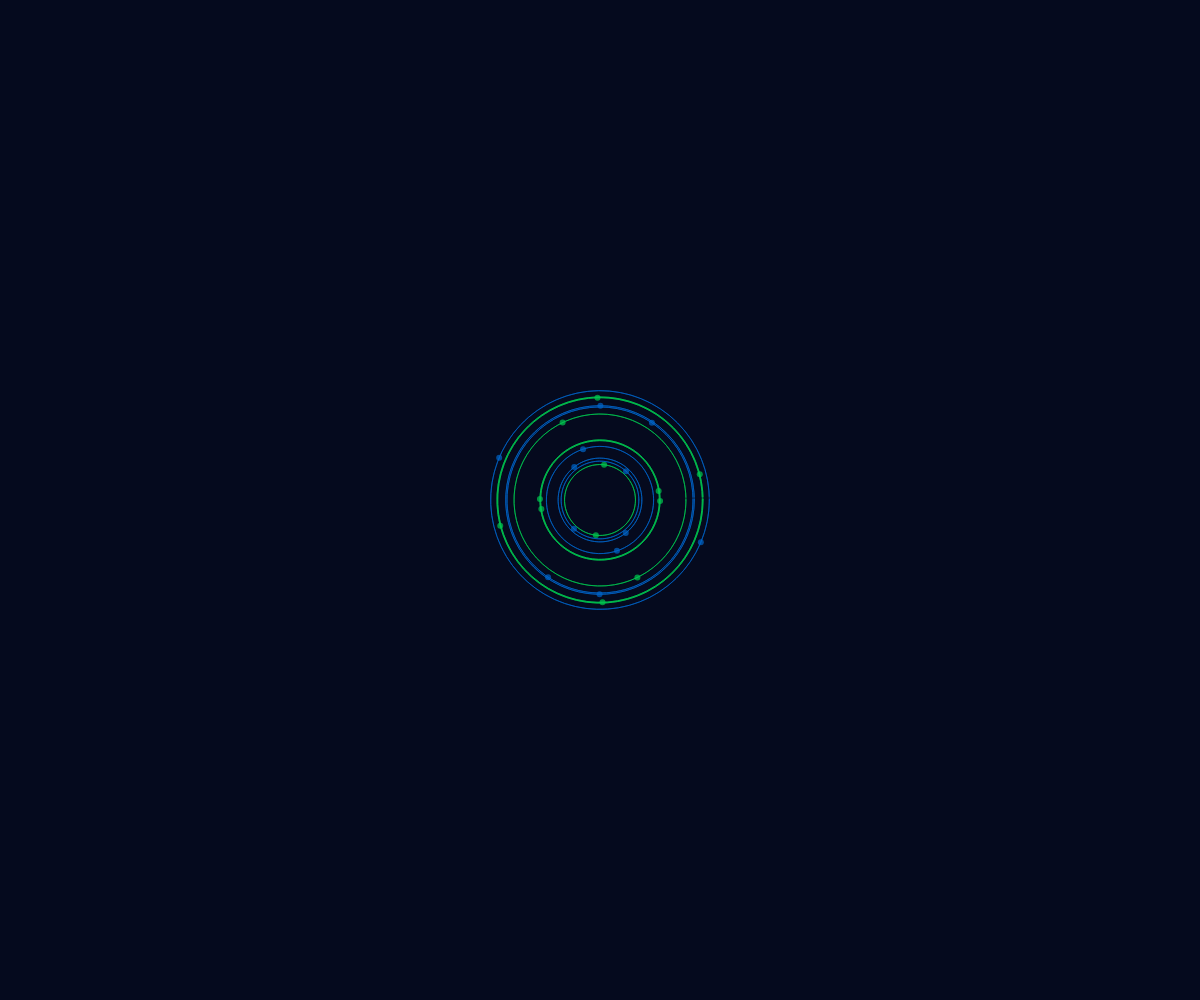
Frame 1 (no input)
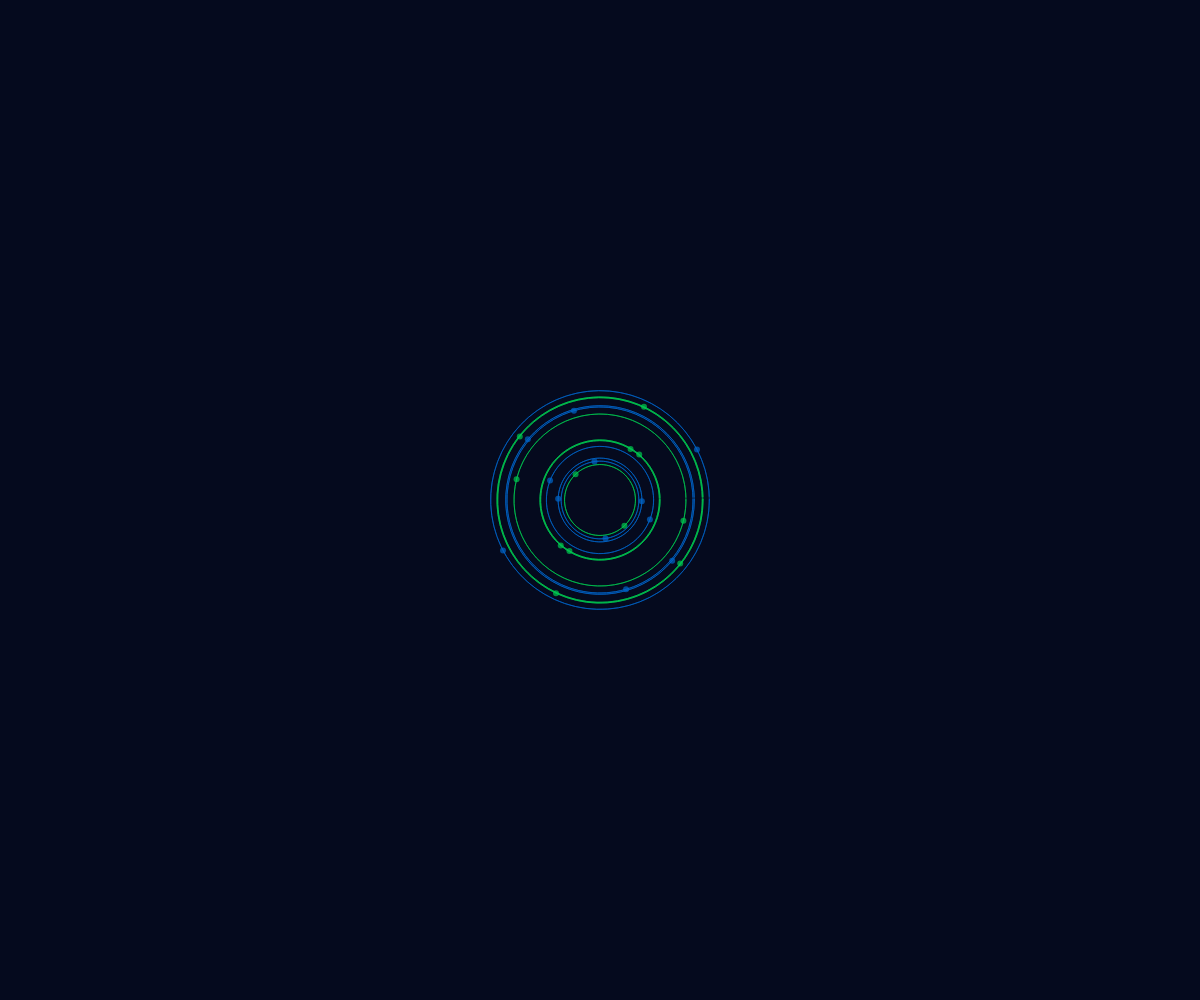
Frame 60 (no input)
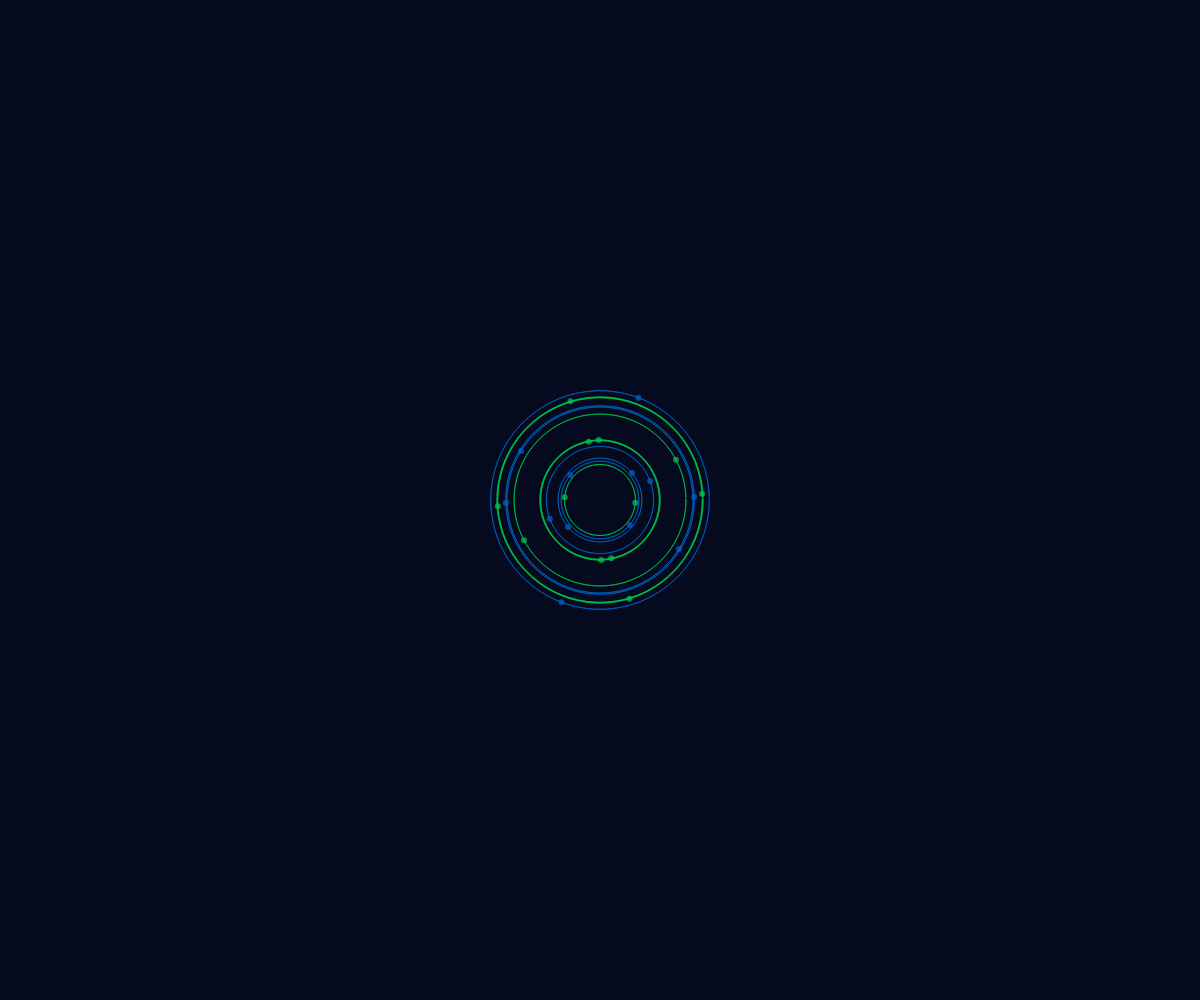
Frame 120 (the mouse pressed at the canvas centre since frame 60)

The p5.js sketch that drew these frames (run headless with seeded random() and noise() and a simulated clock; from frame 60 on, the mouse is pressed at the canvas centre):

// p5.js sketch
// ── sketch.js
let time = 0;
let patterns = [];

function setup() {
  createCanvas(windowWidth, windowHeight);
  angleMode(RADIANS);

  // Initialize spirograph patterns with sapphire blue and emerald green
  for (let i = 0; i < 12; i++) {
    patterns.push({
      radius: random(30, 120),
      speed: random(0.001, 0.008),
      phase: random(TWO_PI),
      color: i % 2 === 0 ? color(0, 100, 200, 180) : color(0, 200, 80, 180),
      detail: random(50, 150)
    });
  }
}

function draw() {
  background(5, 10, 30);

  // Center of the canvas
  const centerX = width / 2;
  const centerY = height / 2;

  // Draw intricate spirograph patterns
  for (let i = 0; i < patterns.length; i++) {
    const pattern = patterns[i];
    time += pattern.speed;

    // Calculate positions for spirograph points
    const x1 = centerX + cos(time * 3 + pattern.phase) * pattern.radius;
    const y1 = centerY + sin(time * 3 + pattern.phase) * pattern.radius;
    const x2 = centerX + cos(time * 3 + pattern.phase + PI) * pattern.radius;
    const y2 = centerY + sin(time * 3 + pattern.phase + PI) * pattern.radius;

    // Draw spirograph path
    stroke(pattern.color);
    noFill();
    beginShape();
    for (let a = 0; a < TWO_PI; a += 0.05) {
      const x = centerX + cos(a) * pattern.radius;
      const y = centerY + sin(a) * pattern.radius;
      vertex(x, y);
    }
    endShape();

    // Draw connecting lines for spirograph
    stroke(pattern.color);
    noFill();
    beginShape();
    for (let a = 0; a < TWO_PI; a += 0.1) {
      const x = centerX + cos(a) * pattern.radius;
      const y = centerY + sin(a) * pattern.radius;
      vertex(x, y);
    }
    endShape(CLOSE);

    // Draw glowing celestial points
    fill(pattern.color);
    noStroke();
    ellipse(x1, y1, 6);
    ellipse(x2, y2, 6);
  }

  // Update time for next frame
  time += 0.001;
}

function windowResized() {
  resizeCanvas(windowWidth, windowHeight);
}
